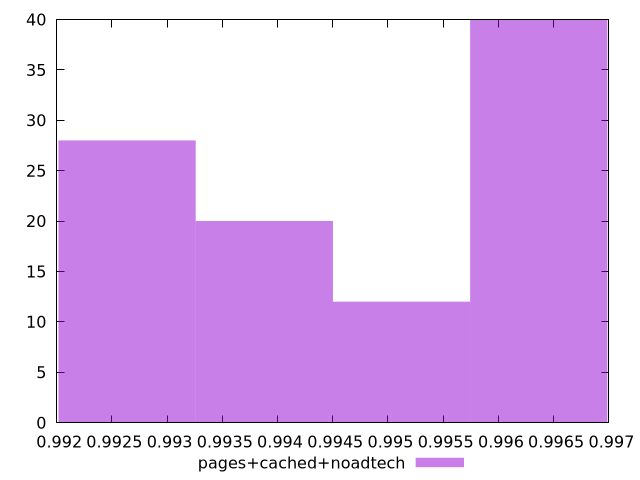

This figure's gnuplot source:
$_pagesCachedNoadtech <<EOF
0.9938802945957275 20
0.9963649953322168 40
0.9926379442274827 28
0.9951226449639721 12
EOF
set key outside below
set terminal pngcairo
set output "report_00006_2020-11-02T20-21-41.718Z/first-cpu-idle/pages+cached+noadtech//hist.png"
set yrange [0:40]
set boxwidth 0.0012423503682446593
set style fill transparent solid 0.5 noborder
plot $_pagesCachedNoadtech title "pages+cached+noadtech" with boxes ,
